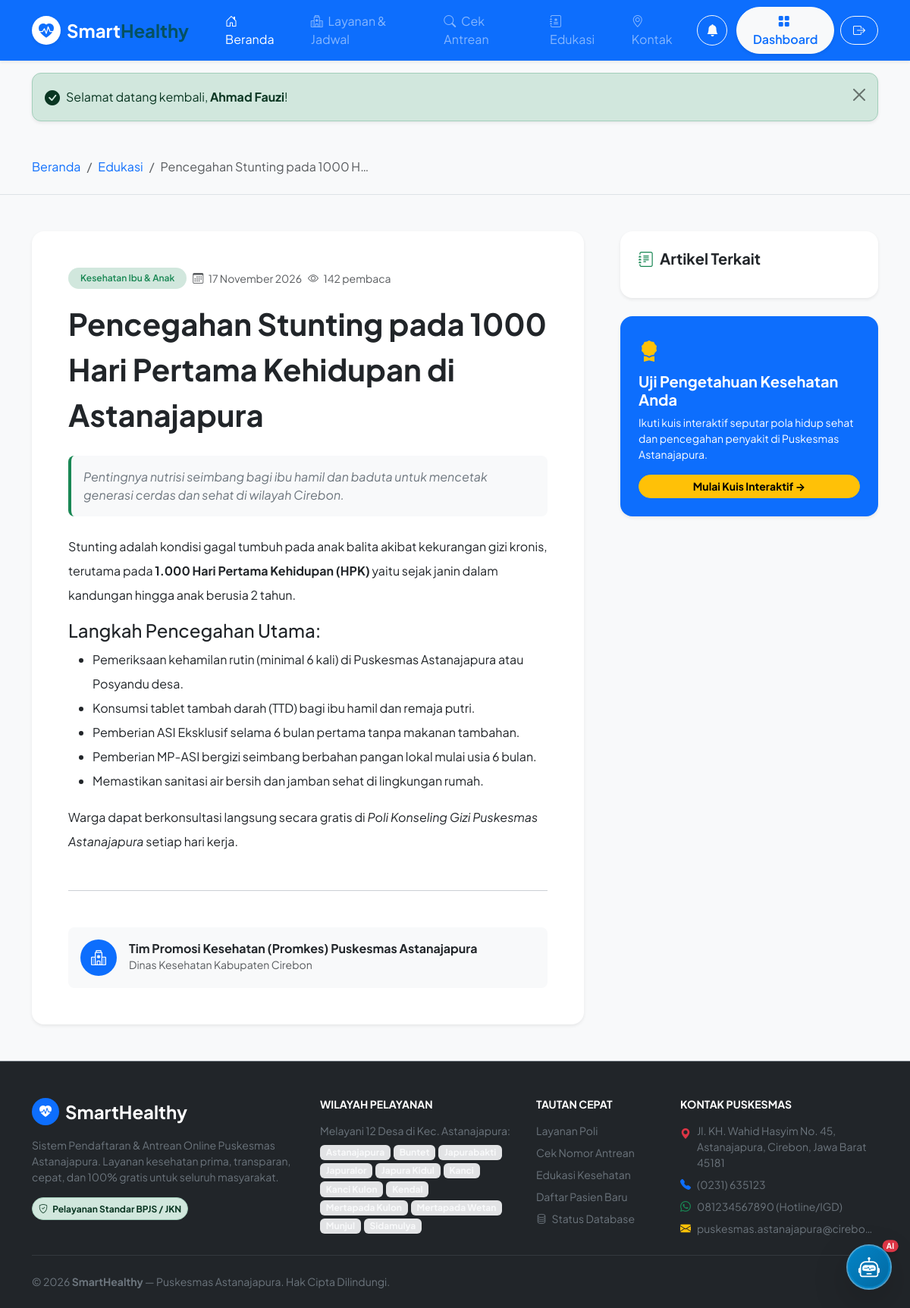
/artikel/pencegahan-stunting-1000-hpk-astanajapura (signed in), run on the app's committed database.
### tables this page shows
CREATE TABLE `health_articles` (
  `id` int(10) unsigned NOT NULL AUTO_INCREMENT,
  `category_id` int(10) unsigned NOT NULL,
  `title` varchar(255) NOT NULL,
  `slug` varchar(255) NOT NULL,
  `summary` text NOT NULL,
  `content` longtext NOT NULL,
  `thumbnail` varchar(255) DEFAULT NULL,
  `views_count` int(11) NOT NULL DEFAULT 0,
  `status` enum('published','draft') NOT NULL DEFAULT 'published',
  `created_at` timestamp NOT NULL DEFAULT current_timestamp(),
  `updated_at` timestamp NOT NULL DEFAULT current_timestamp() ON UPDATE current_timestamp(),
  PRIMARY KEY (`id`),
  UNIQUE KEY `slug` (`slug`),
  KEY `fk_articles_category` (`category_id`),
  CONSTRAINT `fk_articles_category` FOREIGN KEY (`category_id`) REFERENCES `health_categories` (`id`) ON DELETE CASCADE ON UPDATE CASCADE
);

CREATE TABLE `health_categories` (
  `id` int(10) unsigned NOT NULL AUTO_INCREMENT,
  `name` varchar(100) NOT NULL,
  `slug` varchar(120) NOT NULL,
  `description` text DEFAULT NULL,
  `created_at` timestamp NOT NULL DEFAULT current_timestamp(),
  `updated_at` timestamp NOT NULL DEFAULT current_timestamp() ON UPDATE current_timestamp(),
  PRIMARY KEY (`id`),
  UNIQUE KEY `slug` (`slug`)
);

### app/Core/Controller.php (called while the page is built, shortened)
<?php
abstract class Controller
{
    protected function render(string $view, array $data = [], string $layout = 'layouts/main'): void
    {
        extract($data);
        $viewPath = dirname(__DIR__) . "/Views/{$view}.php";
        require $viewPath;
    }
}

### app/Controllers/ArticleController.php (called while the page is built, shortened)
<?php
class ArticleController extends Controller
{
    public function detail(string $slug): void
    {
        $articleModel = new HealthArticle();
        $article = $articleModel->findBySlug($slug);
        $articleModel->incrementViews((int) $article['id']);
        $relatedArticles = $articleModel->getPublished(3, (int) $article['category_id']);
        $this->render('home/article_detail', [
            'pageTitle'       => $article['title'] . ' - Edukasi SmartHealthy',
            'article'         => $article,
            'relatedArticles' => $relatedArticles,
        ]);
    }
}

### public/index.php (called while the page is built, shortened)
<?php
spl_autoload_register(function ($class) {
    $prefix = 'App\\';
    $baseDir = ROOT_PATH . '/app/';
    $len = strlen($prefix);
    $relativeClass = substr($class, $len);
    $file = $baseDir . str_replace('\\', '/', $relativeClass) . '.php';
});
$app = new App();
$app->run();

### index.php (called while the page is built)
<?php
require_once __DIR__ . '/public/index.php';

### app/Core/Env.php (called while the page is built, shortened)
<?php
class Env
{
    public static function get(string $key, mixed $default = null): mixed
    {
        $value = getenv($key);
        return $value;
    }
}

### app/Config/App.php (called while the page is built, shortened)
<?php
class App
{
    public static function baseUrl(string $path = ''): string
    {
        $baseUrl = Env::get('APP_URL');
        $baseUrl = rtrim($baseUrl, '/');
        $path = ltrim($path, '/');
        return $path === '' ? $baseUrl : "{$baseUrl}/{$path}";
    }
}

### app/Config/Database.php (called while the page is built, shortened)
<?php
class Database
{
    public static function config(): array
    {
        return [
            'driver'   => Env::get('DB_CONNECTION', 'mysql'),
            'host'     => Env::get('DB_HOST', '127.0.0.1'),
            'port'     => Env::get('DB_PORT', '3306'),
            'database' => Env::get('DB_DATABASE', 'smarthealthy'),
            'username' => Env::get('DB_USERNAME', 'root'),
            'password' => Env::get('DB_PASSWORD', ''),
            'charset'  => 'utf8mb4',
            'options'  => [
                \PDO::ATTR_ERRMODE            => \PDO::ERRMODE_EXCEPTION,
                \PDO::ATTR_DEFAULT_FETCH_MODE => \PDO::FETCH_ASSOC,
                \PDO::ATTR_EMULATE_PREPARES   => false,
            ]
        ];
    }
}

### app/Core/Database.php (called while the page is built, shortened)
<?php
class Database
{
    private static ?PDO $instance = null;
    public static function getConnection(): PDO
    {
        if (self::$instance === null) {
            $config = DbConfig::config();
            $dsn = "{$config['driver']}:host={$config['host']};port={$config['port']};dbname={$config['database']};charset={$config['charset']}";
            try {
                self::$instance = new PDO($dsn, $config['username'], $config['password'], $config['options']);
            } catch (PDOException $e) {
                throw new PDOException("Gagal terhubung ke database `{$config['database']}` di {$config['host']}:{$config['port']}. Pastikan MySQL sudah berjalan di XAMPP dan database telah dibuat via migration. Error: " . $e->getMessage());
            }
        }
        return self::$instance;
    }
}

### app/Models/HealthArticle.php (called while the page is built, shortened)
<?php
class HealthArticle extends Model
{
    protected string $table = 'health_articles';
    public function getPublished(int $limit = 10, ?int $categoryId = null): array
    {
        $sql = "SELECT a.*, c.name as category_name, c.slug as category_slug
                FROM `{$this->table}` a
                JOIN `health_categories` c ON a.category_id = c.id
                WHERE a.status = 'published'";
        $params = [];
        if ($categoryId) {
            $sql .= " AND a.category_id = :cat_id";
            $params['cat_id'] = $categoryId;
        }
        $sql .= " ORDER BY a.created_at DESC LIMIT {$limit}";
        return $this->query($sql, $params);
    }
    public function findBySlug(string $slug): ?array
    {
        $sql = "SELECT a.*, c.name as category_name, c.slug as category_slug
                FROM `{$this->table}` a
                JOIN `health_categories` c ON a.category_id = c.id
                WHERE a.slug = :slug LIMIT 1";
        return $this->queryOne($sql, ['slug' => $slug]);
    }
}

### app/Core/Model.php (called while the page is built, shortened)
<?php
abstract class Model
{
    protected ?PDO $db = null;
    public function __construct()
    {
        $this->db = Database::getConnection();
    }
    public function query(string $sql, array $params = []): array
    {
        $stmt = $this->db->prepare($sql);
        $stmt->execute($params);
        return $stmt->fetchAll();
    }
    public function queryOne(string $sql, array $params = []): ?array
    {
        $stmt = $this->db->prepare($sql);
        $stmt->execute($params);
        $result = $stmt->fetch();
        return $result ?: null;
    }
    public function execute(string $sql, array $params = []): bool
    {
        $stmt = $this->db->prepare($sql);
        return $stmt->execute($params);
    }
}

### app/Views/home/article_detail.php (the view, shortened to what this page needs)
<div class="bg-light py-4 border-bottom">
    <div class="container">
        <nav aria-label="breadcrumb">
            <ol class="breadcrumb mb-0 small">
                <li class="breadcrumb-item"><a href="<?= App::baseUrl('/') ?>" class="text-decoration-none">Beranda</a></li>
                <li class="breadcrumb-item"><a href="<?= App::baseUrl('/artikel') ?>" class="text-decoration-none">Edukasi</a></li>
                <li class="breadcrumb-item active text-truncate" aria-current="page" style="max-width: 300px;"><?= htmlspecialchars($article['title']) ?></li>
            </ol>
        </nav>
    </div>
</div>
<div class="container py-5">
    <div class="row g-5">
        <div class="col-lg-8">
            <article class="bg-white p-4 p-lg-5 rounded-4 shadow-sm">
                <div class="d-flex align-items-center gap-2 mb-3">
                    <span class="badge bg-success-subtle text-success px-3 py-2 rounded-pill fw-semibold">
                        <?= htmlspecialchars($article['category_name']) ?>
                    </span>
                    <span class="text-muted small"><i class="bi bi-calendar3 me-1"></i> <?= date('d F Y', strtotime($article['created_at'])) ?></span>
                    <span class="text-muted small"><i class="bi bi-eye me-1"></i> <?= $article['views_count'] ?> pembaca</span>
                </div>
                <h1 class="fw-bold text-dark mb-4 lh-base"><?= htmlspecialchars($article['title']) ?></h1>
                <div class="p-3 bg-light rounded-3 border-start border-4 border-success mb-4 text-secondary fst-italic">
                    <?= htmlspecialchars($article['summary']) ?>
                </div>
                <div class="article-content lh-lg text-dark">
                    <?= $article['content'] ?>
                </div>
                <hr class="my-5">
                <div class="d-flex align-items-center gap-3 p-3 bg-light rounded-3">
                    <div class="bg-primary text-white rounded-circle d-flex align-items-center justify-content-center" style="width: 48px; height: 48px;">
                        <i class="bi bi-hospital fs-5"></i>
                    </div>
                    <div>
                        <h6 class="fw-bold mb-0 text-dark">Tim Promosi Kesehatan (Promkes) Puskesmas Astanajapura</h6>
                        <small class="text-muted">Dinas Kesehatan Kabupaten Cirebon</small>
                    </div>
                </div>
            </article>
        </div>
        <div class="col-lg-4">
            <div class="card border-0 shadow-sm rounded-4 p-4 mb-4 bg-white">
                <h5 class="fw-bold text-dark mb-3"><i class="bi bi-journal-text text-success me-2"></i>Artikel Terkait</h5>
            </div>
            <div class="card border-0 shadow-sm rounded-4 p-4 bg-primary text-white">
                <div class="text-warning mb-2 fs-3"><i class="bi bi-award-fill"></i></div>
                <h5 class="fw-bold text-white mb-2">Uji Pengetahuan Kesehatan Anda</h5>
                <p class="small text-white-75 mb-3">Ikuti kuis interaktif seputar pola hidup sehat dan pencegahan penyakit di Puskesmas Astanajapura.</p>
                <a href="<?= App::baseUrl('/kuis') ?>" class="btn btn-warning rounded-pill fw-bold btn-sm">
                    Mulai Kuis Interaktif &rarr;
                </a>
            </div>
        </div>
    </div>
</div>

### app/Core/App.php (shortened to what this page needs)
<?php
class App
{
    private static array $routes = [];
    private static function addRoute(string $method, string $path, array|callable $handler): void
    {
        $path = '/' . trim($path, '/');
        self::$routes[] = [
            'method'  => strtoupper($method),
            'path'    => $path,
            'handler' => $handler,
        ];
    }
    public function run(): void
    {
        $requestUri = $this->parseUri();
        foreach (self::$routes as $route) {
            $pattern = $this->convertRouteToRegex($route['path']);
            if (preg_match($pattern, $requestUri, $matches)) {
                array_shift($matches);
                $handler = $route['handler'];
                if (is_array($handler) && count($handler) === 2) {
                    [$controllerClass, $action] = $handler;
                    if (class_exists($controllerClass)) {
                        $controller = new $controllerClass();
                        if (method_exists($controller, $action)) {
                            call_user_func_array([$controller, $action], $matches);
                            return;
                        }
                    }
                }
            }
        }
    }
    private function parseUri(): string
    {
        $uri = $_SERVER['REQUEST_URI'] ?? '/';
        $scriptName = $_SERVER['SCRIPT_NAME'] ?? '';
        $baseDir = dirname($scriptName);
        $baseDir = str_replace('\\', '/', $baseDir);
        if ($baseDir !== '/' && str_starts_with($uri, $baseDir)) {
            $uri = substr($uri, strlen($baseDir));
        }
        $parentDir = dirname($baseDir);
        $uri = '/' . trim($uri, '/');
        return $uri;
    }
    private function convertRouteToRegex(string $routePath): string
    {
        $pattern = preg_replace('/\{([a-zA-Z0-9_]+)\}/', '([^/]+)', $routePath);
        return '#^' . $pattern . '$#';
    }
}

### public/css/app.css (style rules this page uses)
:root { --primary-color: #0d6efd; --primary-dark: #0a58ca; --primary-light: #e7f1ff; --secondary-teal: #0ea5e9; --health-green: #10b981; --warm-accent: #f59e0b; --dark-navy: #0f172a; --card-bg: #ffffff; --border-color: #e2e8f0; --font-family: 'Plus Jakarta Sans', system-ui, -apple-system, sans-serif; }
body { font-family: var(--font-family); color: #334155; background-color: #f8fafc; -webkit-font-smoothing: antialiased; }

### data on the page
health_articles: title "Pencegahan Stunting pada 1000 H…", category.name "Kesehatan Ibu & Anak", created_at "17 November 2026", views_count "142", title "Pencegahan Stunting pada 1000 Hari Pertama Kehidupan di Astanajapura", summary "Pentingnya nutrisi seimbang bagi ibu hamil dan baduta untuk mencetak generasi cerdas dan sehat di wilayah Cirebon.", content "Stunting adalah kondisi gagal tumbuh pada anak balita akibat kekurangan gizi kronis, terutama pada 1.000 Hari Pertama Kehidupan (HPK) yaitu sejak janin dalam kandungan hingga anak berusia 2 tahun. Langkah Pencegahan Utama: Pemeriksaan kehamilan rutin (minimal 6 kali) di Puskesmas Astanajapura atau Posyandu desa. Konsumsi tablet tambah darah (TTD) bagi ibu hamil dan remaja putri. Pemberian ASI Eksklusif selama 6 bulan pertama tanpa makanan tambahan. Pemberian MP-ASI bergizi seimbang berbahan pangan lokal mulai usia 6 bulan. Memastikan sanitasi air bersih dan jamban sehat di lingkungan rumah. Warga dapat berkonsultasi langsung secara gratis di Poli Konseling Gizi Puskesmas Astanajapura setiap…"

### other printed values
$msg "Selamat datang kembali, Ahmad Fauzi !"
